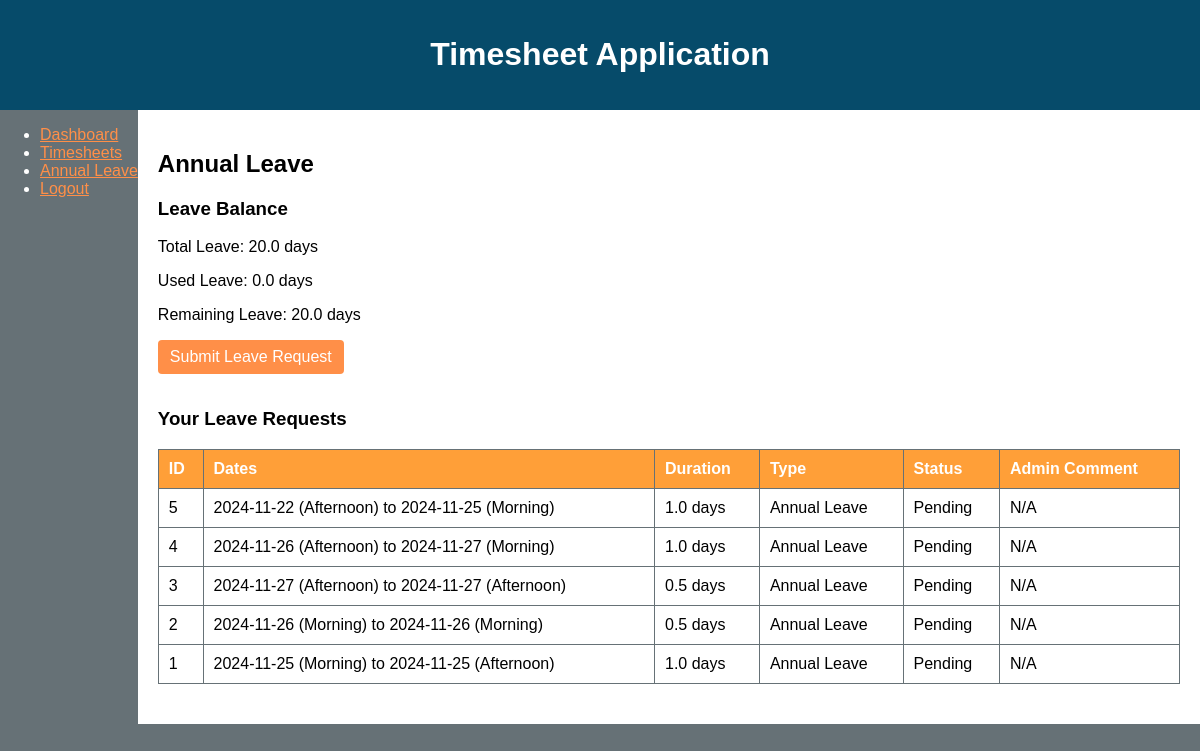
Page /user_dashboard/leave (signed in) on the committed database.
### timesheet_app.py (models this page shows)
class LeaveBalance(db.Model):
    id = db.Column(db.Integer, primary_key=True)
    user_id = db.Column(db.Integer, db.ForeignKey('user.id'), unique=True, nullable=False)
    total_leave = db.Column(db.Float, nullable=False, default=20.0)  # Default annual leave entitlement
    used_leave = db.Column(db.Float, nullable=False, default=0.0)

class LeaveRequest(db.Model):
    id = db.Column(db.Integer, primary_key=True)
    user_id = db.Column(db.Integer, db.ForeignKey('user.id'), nullable=False)
    start_date = db.Column(db.Date, nullable=False)
    start_time = db.Column(db.String(10), nullable=False, default='Morning')  # 'Morning' or 'Afternoon'
    end_date = db.Column(db.Date, nullable=False)
    end_time = db.Column(db.String(10), nullable=False, default='Afternoon')  # 'Morning' or 'Afternoon'
    leave_type = db.Column(db.String(50), nullable=False)
    comment = db.Column(db.Text, nullable=True)
    status = db.Column(db.String(20), nullable=False, default='Pending')
    admin_comment = db.Column(db.Text, nullable=True)
    timestamp = db.Column(db.DateTime, default=datetime.utcnow)
    def calculate_duration(self):
        return calculate_leave_days(
            self.start_date, self.start_time,
            self.end_date, self.end_time
        )
    def get_start_time_display(self):
        return self.start_time
    def get_end_time_display(self):
        return self.end_time

### timesheet_app.py (the view)
@app.route('/user_dashboard/leave', methods=['GET'])
@login_required
def user_leave_dashboard():
    leave_balance = LeaveBalance.query.filter_by(user_id=current_user.id).first()
    if not leave_balance:
        leave_balance = LeaveBalance(user_id=current_user.id, total_leave=20.0, used_leave=0.0)
        db.session.add(leave_balance)
        db.session.commit()
    leave_requests = LeaveRequest.query.filter_by(user_id=current_user.id).order_by(LeaveRequest.timestamp.desc()).all()
    return render_template('leave_dashboard.html', leave_balance=leave_balance, leave_requests=leave_requests)

### timesheet_app.py (called while the page is built)
@login_manager.user_loader
def load_user(user_id):
    return User.query.get(int(user_id))

### templates/leave_dashboard.html (shortened to what this page needs)
{% extends 'base.html' %}
{% block content %}
<h2>Annual Leave</h2>
<h3>Leave Balance</h3>
<p>Total Leave: {{ leave_balance.total_leave }} days</p>
<p>Used Leave: {{ leave_balance.used_leave }} days</p>
<p>Remaining Leave: {{ leave_balance.total_leave - leave_balance.used_leave }} days</p>
<a href="{{ url_for('submit_leave_request') }}" class="button">Submit Leave Request</a>
<h3>Your Leave Requests</h3>
{% if leave_requests %}
<table>
    <thead>
        <tr>
            <th>ID</th>
            <th>Dates</th>
            <th>Duration</th>
            <th>Type</th>
            <th>Status</th>
            <th>Admin Comment</th>
        </tr>
    </thead>
    <tbody>
        {% for leave in leave_requests %}
        <tr>
            <td>{{ leave.id }}</td>
            <td>
                {{ leave.start_date }} ({{ leave.get_start_time_display() }})
                to {{ leave.end_date }} ({{ leave.get_end_time_display() }})
            </td>
            <td>{{ leave.calculate_duration() }} days</td>
            <td>{{ leave.leave_type }}</td>
            <td>{{ leave.status }}</td>
            <td>{{ leave.admin_comment or 'N/A' }}</td>
        </tr>
        {% endfor %}
    </tbody>
</table>
{% else %}
<p>You have no leave requests.</p>
{% endif %}
{% endblock %}

### templates/base.html (shortened to what this page needs)
<!DOCTYPE html>
<html lang="en">
<head>
    <link rel="stylesheet" href="{{ url_for('static', filename='styles.css') }}">
</head>
<body>
    <header>
        <h1>Timesheet Application</h1>
    </header>
    <div class="container">
        {% include 'sidebar.html' %}
        <div class="content">
            {% block content %}
            {% endblock %}
        </div>
    </div>
</body>
</html>

### templates/sidebar.html
<ul>
    {% if current_user.is_authenticated %}
        {% if current_user.role == 'admin' %}
            <li><a href="{{ url_for('admin_dashboard') }}">Admin Dashboard</a></li>
            <li><a href="{{ url_for('projects_page') }}">Projects</a></li>
            <li><a href="{{ url_for('users_page') }}">Users</a></li>
            <li><a href="{{ url_for('manage_leave_requests') }}">Manage Leave Requests</a></li>
            <li><a href="{{ url_for('adjust_leave_balances') }}">Adjust Leave Balances</a></li>
            <li><a href="{{ url_for('leave_calendar') }}">Leave Calendar</a></li>
        {% else %}
            <li><a href="{{ url_for('user_dashboard') }}">Dashboard</a></li>
            <li><a href="{{ url_for('timesheets_page') }}">Timesheets</a></li>
            <li><a href="{{ url_for('user_leave_dashboard') }}">Annual Leave</a></li>
        {% endif %}
        <li><a href="{{ url_for('logout') }}">Logout</a></li>
    {% else %}
        <li><a href="{{ url_for('login') }}">Login</a></li>
    {% endif %}
</ul>

### static/styles.css (style rules this page uses)
body { font-family: Arial, sans-serif; margin: 0; padding: 0; color: #FFFFFF; background-color: #667176; }
header { background-color: #064b6a; color: #FFFFFF; padding: 15px; text-align: center; }
.container { display: flex; }
.content { flex-grow: 1; padding: 20px; background-color: #FFFFFF; color: #000000; }
table { width: 100%; border-collapse: collapse; margin-bottom: 20px; color: #000000; }
table, th, td { border: 1px solid #667176; }
th { background-color: #ff9f38; color: #FFFFFF; }
td { background-color: #FFFFFF; }
th, td { padding: 10px; text-align: left; }
a { color: #ff8f48; }
.button { display: inline-block; padding: 8px 12px; background-color: #ff8f48; color: #FFFFFF; text-decoration: none; border-radius: 4px; margin-bottom: 15px; }

### rows in the picture
LeaveBalance: total_leave "20.0", used_leave "0.0", leave_balance.total_leave-leave_balance.used_leave "20.0"
LeaveRequest: id "5", start_date "2024-11-22", start_time "Afternoon", end_date "2024-11-25", end_time "Morning", calculate_duration "1.0", leave_type "Annual Leave", status "Pending", admin_comment "N/A"
LeaveRequest: id "4", start_date "2024-11-26", start_time "Afternoon", end_date "2024-11-27", end_time "Morning", calculate_duration "1.0", leave_type "Annual Leave", status "Pending", admin_comment "N/A"
LeaveRequest: id "3", start_date "2024-11-27", start_time "Afternoon", end_date "2024-11-27", end_time "Afternoon", calculate_duration "0.5", leave_type "Annual Leave", status "Pending", admin_comment "N/A"
LeaveRequest: id "2", start_date "2024-11-26", start_time "Morning", end_date "2024-11-26", end_time "Morning", calculate_duration "0.5", leave_type "Annual Leave", status "Pending", admin_comment "N/A"
LeaveRequest: id "1", start_date "2024-11-25", start_time "Morning", end_date "2024-11-25", end_time "Afternoon", calculate_duration "1.0", leave_type "Annual Leave", status "Pending", admin_comment "N/A"
